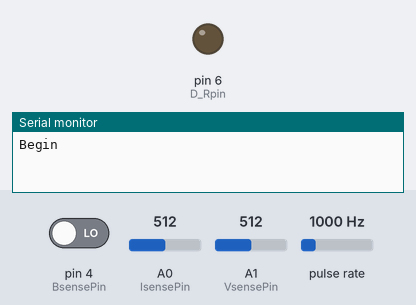
Recording of a sketch running on a simulated Arduino Uno, built with avr-gcc and run on an emulated ATmega328P. Parts: output pins drawn as LEDs (lit = HIGH), the last lines printed to the serial monitor. Wiring (inferred from the names in the program): pulse sensor: data pin 2. The inputs (shaded band) are chosen by the test bench; at power-on: A0 (IsensePin) = 512, pin 4 (BsensePin) LOW, A1 (VsensePin) = 512, pulse rate 1000 Hz.

Above: at 0.1 s.
At 1.2 s:
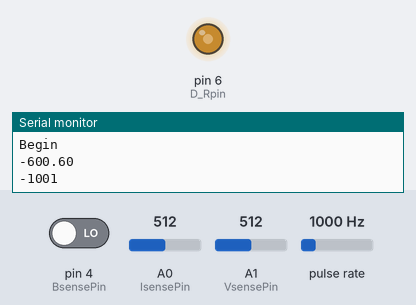
1.3 s: A0 (IsensePin) set to 716
At 2.9 s:
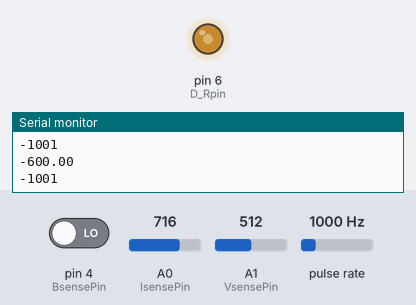
Timing chart, 0 to 4.4 s (numbered marks = the images above; inputs shaded):
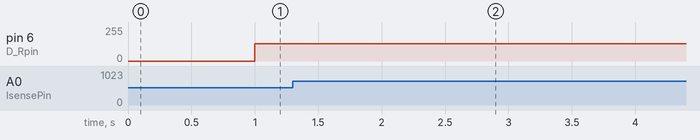

Measured:
- after the input at 1.3 s, pin 6 (D_Rpin): 128/255 → 130/255 after 0.70 s

The sketch:

Modified_tidal_controller.ino
```cpp
 /* arduino UNO to read I,V and RPM of the tidal turbine generator

   I module:
   ACS712-20A hall effect sensor
   Configuration: Generator >> T1,T2 >> Generator
   VCC <-> 5V
   GND <-> GND
   OUTPUT <-> A0
   OutputSensorVoltage = analogRead(sensorPin)*5.0/1023.0
   Current = (OutputSensorVolatge - 2.5)/0.100

   V module:
   Voltege divider by resistors
   Configuration: Generator >> R1*5 >> amplifier buffer>> R2 >> GND(confusion still exits: whether the GND is the same with the generator's GND)
   R1 = 200kohm,R2 = 20kohm

   RPM module:
   WDG 58B encoder
   Co0nfiguration: 12vpp >> 20kohm >> pin 9 >>10kohm >>GND
   RPM Apin use interrupt:*/

#include <Wire.h>
#include <math.h>

#define sf 1000 // The sampling frequency
#define PPR 100 //pulses per revolution for encoder
#define IsensePin A0
#define VsensePin A1
#define AsensePin 2  // interrupt pin for A
#define BsensePin 4
#define D_Rpin  6

volatile int encoderPos = 0; // tick counter

int R1 = 100;
int R2 = 20;
int R3 = 10;

void setup() {
  pinMode(AsensePin,INPUT);
  pinMode(BsensePin,INPUT);
  pinMode(D_Rpin,OUTPUT);
  attachInterrupt(digitalPinToInterrupt(AsensePin),Aencoder,RISING);
  Serial.begin(9600);
  while(!Serial){;}
  Serial.println("Begin");
}

unsigned long previoustimer = 0;
double V;
double I;
double W;
double Pp = 0;
double Pc;
double D_Rp = 0;
double D_Rc = 0.5;
double D_Rn;


void loop() {


if (millis() - previoustimer >= sf){

  V = voltage_divider(analogRead(VsensePin),R1,R2);//Read the voltage

  I = current_converter(analogRead(IsensePin));// Read the current

  Pc = V * I;// The current power output from the generator.

  D_Rn = sign(D_Rc-D_Rp)*sign(Pc-Pp)*0.005 + D_Rc;// MPPT cntrol to determinate the next step duty ratio for the converter.

  D_Rn = constrain(D_Rn,0.0,1.0);

  Pp = Pc;

  D_Rp = D_Rc;

  D_Rc = D_Rn;

  int value = int(D_Rc*255.0);//Convert the duty ratio to the PWM

  analogWrite(D_Rpin, value);// Output the PWM signal to control the converter.

  W = tick_to_rpm(encoderPos);// convert the tick number to the RPM

  //Serial.print(V);Serial.print(", ");
  //Serial.print(I);Serial.print(", ");
  //Serial.print(D_Rc);Serial.println("");
  Serial.print(W);Serial.println("");
  Serial.print(encoderPos);Serial.println("");
  encoderPos = 0;
  previoustimer = millis();

 }

}

void Aencoder(){
     if (digitalRead(AsensePin) == digitalRead(BsensePin))
      {encoderPos++;}
    else
      {encoderPos--;}
    }


double voltage_divider(int ADCin, int R1,int R2){
   return  (ADCin*5.0/1023.0)*(1+double(7*R1)/R2);


   }

double current_converter(int ADCin){

    return (ADCin*5.0/1023.0-2.5)/0.100;
}

double tick_to_rpm(int tick){
  return double(tick)/PPR*60.0;

}

double sign(double n){

   if (n>0){
     return 1.0;
   }
   else if (n<0)
   {
     return -1.0;
   }
   else {return 0.0;}
}
```
